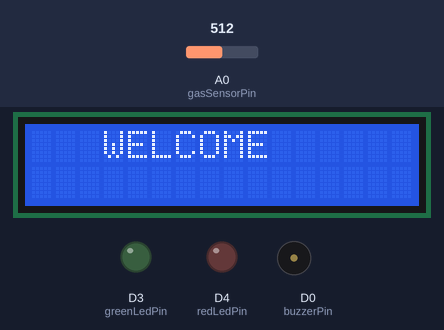
Recording of a sketch running on a simulated ESP8266 (NodeMCU). Parts: 16×2 character LCD, output pins drawn as LEDs (lit = HIGH), buzzer (waves = sounding, pin HIGH). The test bench sets the inputs (shaded band); at power-on: A0 (gasSensorPin) = 512. WiFi joins after 1.5 s; servers stay silent unless stated; no MQTT or app messages arrive unless stated.

Above: at 2.2 s.
At 4.8 s:
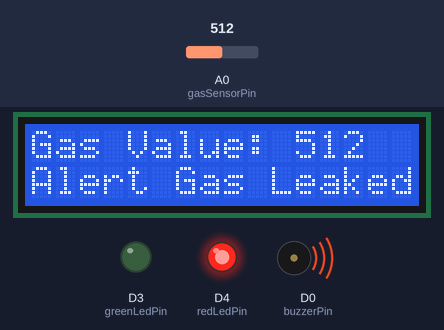
4.9 s: A0 (gasSensorPin) set to 487
At 5.9 s:
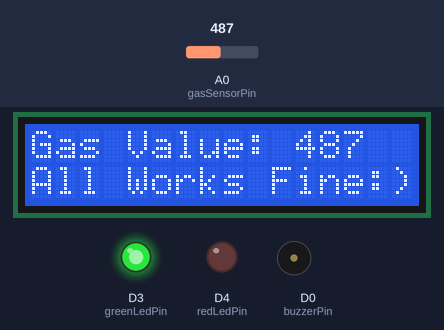
7.0 s: A0 (gasSensorPin) set to 510
At 9.4 s:
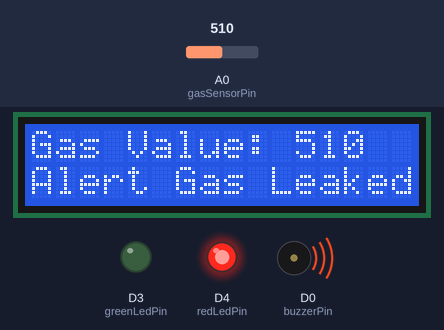
9.7 s: A0 (gasSensorPin) set to 490
At 10.7 s:
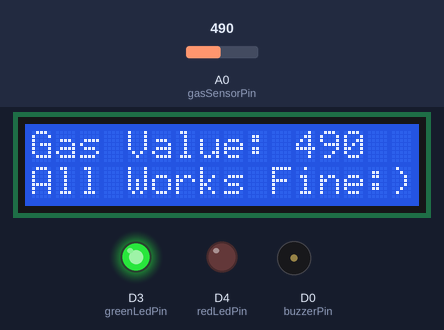
Timing chart, 0 to 12.7 s (numbered marks = the images above; inputs shaded):
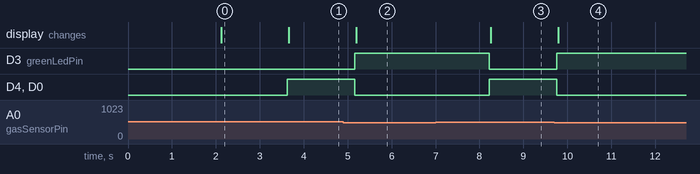

Measured:
- the behaviour switches between 501 and 500 on A0 (gasSensorPin) (found by bisection; images 1 and 2)
- after the input at 4.9 s, D3 (greenLedPin): LOW → HIGH after 0.26 s; D4 (redLedPin), D0 (buzzerPin): HIGH → LOW after 0.26 s; the display: changes after 0.29 s (image 2)
- after the input at 7.0 s, D3 (greenLedPin): HIGH → LOW after 1.2 s; D4 (redLedPin), D0 (buzzerPin): LOW → HIGH after 1.2 s; the display: changes after 1.3 s (image 3)
- after the input at 9.7 s, D3 (greenLedPin): LOW → HIGH after 0.06 s; D4 (redLedPin), D0 (buzzerPin): HIGH → LOW after 0.06 s; the display: changes after 0.09 s (image 4)
- what the display in image 0 shows lasts 1.6 s, from 2.1 s to 3.7 s

The sketch:

GasDetection.ino
```cpp
#include <ESP8266WiFi.h>
#include <PubSubClient.h>
#include <LiquidCrystal_I2C.h>
#include <Wire.h>
const char* mqttServer = "rabbitmq.youngstorage.in";
const int mqttPort = 1883;
const char* mqttUser = "guest";
const char* mqttPassword = "guest";
const char* mqttTopic = "GAS";

const int gasSensorPin = A0;
const int buzzerPin = D0;
const int redLedPin = D4;
const int greenLedPin = D3;

int threshold = 500;

const char* ssid = "project";
const char* password = "no.password";

WiFiClient espClient;
PubSubClient mqttClient(espClient);

LiquidCrystal_I2C lcd(0x3f, 16, 2);
void setup() {
  pinMode(buzzerPin, OUTPUT);
  pinMode(redLedPin, OUTPUT);
  pinMode(greenLedPin, OUTPUT);

  lcd.init();
  lcd.clear();
  // Print a message to the LCD.
  lcd.backlight();
  WiFi.begin(ssid, password);
  while (WiFi.status() != WL_CONNECTED) {
    delay(1000);
  }

  mqttClient.setServer(mqttServer, mqttPort);
  while (!mqttClient.connected()) {
    if (mqttClient.connect("ESP8266Client", mqttUser, mqttPassword)) {
      break;
    }
    delay(1000);
  }
  lcd.setCursor(3, 0);
  lcd.print("WELCOME");
  delay(1500);
}

void loop() {
  int gasValue = analogRead(gasSensorPin);

  char payload[10];
  sprintf(payload, "%d", gasValue);
  mqttClient.publish(mqttTopic, payload);

  if (gasValue > threshold) {
    digitalWrite(buzzerPin, HIGH);
    digitalWrite(redLedPin, HIGH);
    digitalWrite(greenLedPin, LOW);
    lcd.clear();
    lcd.setCursor(0, 0);
    lcd.print("Gas Value: ");
    lcd.setCursor(11, 0);
    lcd.print(gasValue);
    lcd.setCursor(0, 1);
    lcd.print("Alert Gas Leaked");
    delay(1000);
  } else {
    digitalWrite(buzzerPin, LOW);
    digitalWrite(redLedPin, LOW);
    digitalWrite(greenLedPin, HIGH);
    lcd.clear();
    lcd.setCursor(0, 0);
    lcd.print("Gas Value: ");
    lcd.setCursor(11, 0);
    lcd.print(gasValue);
    lcd.setCursor(0, 1);
    lcd.print("All Works Fine:)");
    delay(1000);
  }

  // Maintain MQTT connection
  if (!mqttClient.connected()) {
    reconnectMQTT();
  }
  mqttClient.loop();

  delay(500);
}

void reconnectMQTT() {
  while (!mqttClient.connected()) {
    if (mqttClient.connect("ESP8266Client", mqttUser, mqttPassword)) {
      break;
    }
    delay(1000);
  }
}
```
